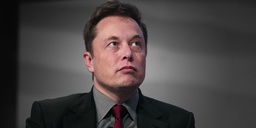
#> input picture input.jpg, 256 x 128 px, shrunk from 980 x 490 before the run
$ python dynamic_histogram_equalization.py input.jpg   (older library calls are emulated)
#> lines starting #> are read from the running program, lines starting #| are printed output that depends on the picture
#> in dhe, img is the input picture: shape (128, 256, 3); mean R, G, B 73.1, 67.5, 67.2
import numpy as np
import matplotlib.pyplot as plt
import matplotlib.colors
import imageio
import scipy, scipy.misc, scipy.signal
# import cv2
import sys

# Partitioning of histogram
def build_is_hist(img):
    # Extracts the image dimension and channels
    hei = img.shape[0]
#> hei = 128
    wid = img.shape[1]
#> wid = 256
    ch = img.shape[2]
#> ch = 3
    Img = np.zeros((hei+4, wid+4, ch))
    for i in range(ch):
        Img[:,:,i] = np.pad(img[:,:,i], (2,2), 'edge')
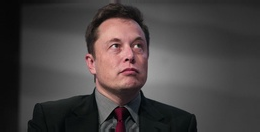
#> Img: shape (132, 260, 3) float64; mean R, G, B 71.5, 66.1, 65.8
    # Image colorspace conversion
    hsv = (matplotlib.colors.rgb_to_hsv(Img))
#> hsv: shape (132, 260, 3) float64; mean of channels 0, 1, 2 0.2, 0.1, 72.2
    hsv[:,:,0] = hsv[:,:,0] * 255
#> hsv: shape (132, 260, 3) float64; mean of channels 0, 1, 2 38.9, 0.1, 72.2
    hsv[:,:,1] = hsv[:,:,1] * 255
#> hsv: shape (132, 260, 3) float64; mean of channels 0, 1, 2 38.9, 21.1, 72.2
    hsv[hsv>255] = 255
    hsv[hsv<0] = 0
    hsv = hsv.astype(np.uint8).astype(np.float64)
#> hsv: shape (132, 260, 3) float64; mean of channels 0, 1, 2 38.7, 20.9, 72.2
    fh = np.array([[-1.0,0.0,1.0],[-2.0,0.0,2.0],[-1.0,0.0,1.0]])
    fv = fh.conj().T

    H = hsv[:,:,0]
    S = hsv[:,:,1]
    I = hsv[:,:,2]
    # Applying convolution of 2D arrays
    dIh = scipy.signal.convolve2d(I, np.rot90(fh, 2), mode='same')
    dIv = scipy.signal.convolve2d(I, np.rot90(fv, 2), mode='same')
    dIh[dIh==0] = 0.00001
#> dIh: shape (132, 260) float64; min -599, max 479, mean 0.6
    dIv[dIv==0] = 0.00001
#> dIv: shape (132, 260) float64; min -648, max 593, mean -0.2
    dI = np.sqrt(dIh**2+dIv**2).astype(np.uint32)
    di = dI[2:hei+2,2:wid+2]

    dSh = scipy.signal.convolve2d(S, np.rot90(fh, 2), mode='same')
    dSv = scipy.signal.convolve2d(S, np.rot90(fv, 2), mode='same')
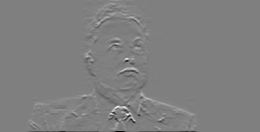
#> dSv: shape (132, 260) float64; min -822, max 820, mean 1.3; drawn with min black and max white
    dSh[dSh==0] = 0.00001
    dSv[dSv==0] = 0.00001
    dS = np.sqrt(dSh**2+dSv**2).astype(np.uint32)
    ds = dS[2:hei+2,2:wid+2]


    h = H[2:hei+2,2:wid+2]
    s = S[2:hei+2,2:wid+2]
    i = I[2:hei+2,2:wid+2].astype(np.uint8)

    Imean = scipy.signal.convolve2d(I,np.ones((5,5))/25, mode='same')
    Smean = scipy.signal.convolve2d(S,np.ones((5,5))/25, mode='same')
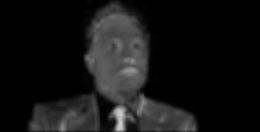
#> Smean: shape (132, 260) float64; min 0, max 205.8, mean 20.7

    # Grey level allocations
    Rho = np.zeros((hei+4,wid+4))
    for p in range(2,hei+2):
        for q in range(2,wid+2):
            tmpi = I[p-2:p+3,q-2:q+3]
            tmps = S[p-2:p+3,q-2:q+3]
            corre = np.corrcoef(tmpi.flatten('F'),tmps.flatten('F'))
            Rho[p,q] = corre[0,1]
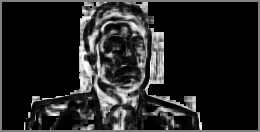
#> Rho: shape (132, 260) float64; 57.61% of the values are NaN or infinite; the others: min -1, max 0.968, mean -0.335; drawn with min black, max white, NaN and infinite black

    rho = np.abs(Rho[2:hei+2,2:wid+2])
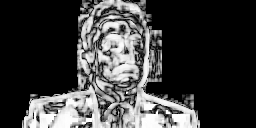
#> rho: shape (128, 256) float64; 60.34% of the values are NaN or infinite; the others: min 0, max 1, mean 0.606; drawn with min black, max white, NaN and infinite black
    rho[np.isnan(rho)] = 0
    rd = (rho*ds).astype(np.uint32)
    Hist_I = np.zeros((256,1))
    Hist_S = np.zeros((256,1))

    for n in range(0,255):
        temp = np.zeros(di.shape)
        temp[i==n] = di[i==n]
        Hist_I[n+1] = np.sum(temp.flatten('F'))
        temp = np.zeros(di.shape)
        temp[i==n] = rd[i==n]
        Hist_S[n+1] = np.sum(temp.flatten('F'))
#> temp: shape (128, 256) float64; every value is 0
#> after the loop, Hist_I = 256 values, max 11115 at index 62, min 0 at index 0, mean 4380.5; Hist_S = 256 values, max 15913 at index 20, min 0 at index 0, mean 2298.9
    # Return the partitioned histogram
    return Hist_I, Hist_S

def dhe_algorithm(img):
    alpha = 0.5
    # Build histogram partition
    hist_i, hist_s = build_is_hist(img)
#> hist_i has the same summary as Hist_I in build_is_hist; hist_s has the same summary as Hist_S in build_is_hist
    hist_c = alpha*hist_s + (1-alpha)*hist_i
#> hist_c = 256 values, max 12132 at index 20, min 0 at index 0, mean 3339.7
    # Accumulate summation of histogram values
    hist_sum = np.sum(hist_c)
#> hist_sum = 854964
    hist_cum = hist_c.cumsum(axis=0)
#> hist_cum = 256 values from 0 to 854964

    # Image colorspace conversion
    hsv = matplotlib.colors.rgb_to_hsv(img)
#> hsv: shape (128, 256, 3) float32; mean of channels 0, 1, 2 0.2, 0.1, 73.9
    h = hsv[:,:,0]
    s = hsv[:,:,1]
    i = hsv[:,:,2].astype(np.uint8)

    # Apply equalization to each sub-regions of the partitioned histogram
    c = hist_cum / hist_sum
#> c = 256 values from 0 to 1
    s_r = (c * 255)
#> s_r = 256 values from 0 to 255
    i_s = np.zeros(i.shape)
    for n in range(0,255):
        i_s[i==n] = s_r[n+1]/255.0
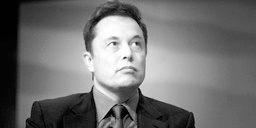
#> i_s: shape (128, 256) float64; min 0.000429, max 1, mean 0.444
    i_s[i==255] = 1
    hsi_o = np.stack((h,s,i_s), axis=2)
#> hsi_o: shape (128, 256, 3) float64; mean of channels 0, 1, 2 0.153, 0.0836, 0.444
    result = matplotlib.colors.hsv_to_rgb(hsi_o)
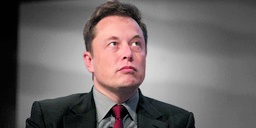
#> result: shape (128, 256, 3) float64; mean R, G, B 0.44, 0.41, 0.409

    # Return the results
    result = result * 255
    result[result>255] = 255
    result[result<0] = 0
    return result.astype(np.uint8)

def dhe(filename):
    img_name = filename
    img = imageio.imread(uri=img_name)
    result = dhe_algorithm(img = img)
    # returns the np.array of the output image
    return result
    # plt.imshow(result)
    # plt.show()

def main():
    img_name = sys.argv[1]
    img = imageio.imread(img_name)
    result = dhe(img)
    plt.imshow(result)
    plt.show()

if __name__ == '__main__':
    dhe("input.jpg")
